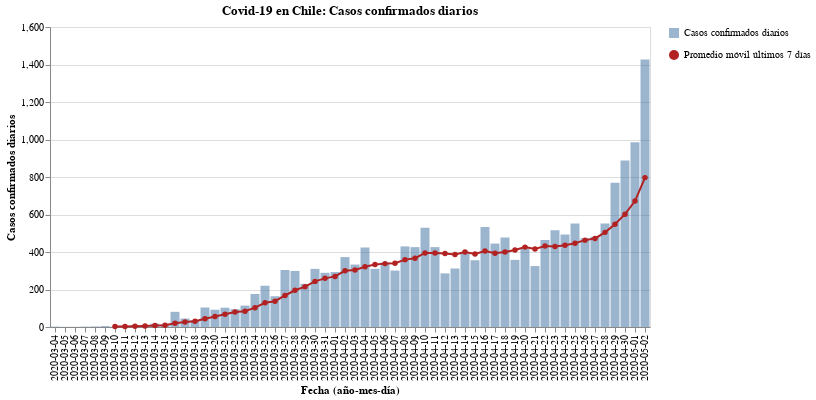

Notebook cell for this chart:
### Code cell
#hide_input
bars = alt.Chart(new_cases).mark_bar(opacity=0.7).encode(
    x = alt.X('Dates:N', axis=alt.Axis(title='Fecha (año-mes-día)')),
    y = alt.Y('New_cases:Q', axis=alt.Axis(title='Casos confirmados diarios')),
    tooltip = ['Dates', 'New_cases'],
    opacity=alt.Opacity('Casos confirmados diarios', legend=alt.Legend(title=""))
)

line = alt.Chart(new_cases).mark_line(point={
      "filled": True,
      "fill": "firebrick"
    }, color='firebrick').encode(
    x=alt.X('Dates:N', axis=alt.Axis(title='Fecha (año-mes-día)')),
    y = alt.Y('Rolling:Q'),
    shape=alt.Shape('Promedio móvil últimos 7 días', legend=alt.Legend(title=""))
)

(bars + line).properties(
    title='Covid-19 en Chile: Casos confirmados diarios',
    width=600
)

### Figure 1 — Vega-Lite specification as saved in the notebook (floating-point values rounded to 4 significant figures)
{"config": {"view": {"continuousWidth": 400, "continuousHeight": 300}}, "layer": [{"mark": {"type": "bar", "opacity": 0.7}, "encoding": {"opacity": {"type": "nominal", "field": "Casos confirmados diarios", "legend": {"title": ""}}, "tooltip": [{"type": "nominal", "field": "Dates"}, {"type": "quantitative", "field": "New_cases"}], "x": {"type": "nominal", "axis": {"title": "Fecha (año-mes-día)"}, "field": "Dates"}, "y": {"type": "quantitative", "axis": {"title": "Casos confirmados diarios"}, "field": "New_cases"}}}, {"mark": {"type": "line", "color": "firebrick", "point": {"filled": true, "fill": "firebrick"}}, "encoding": {"shape": {"type": "nominal", "field": "Promedio móvil últimos 7 días", "legend": {"title": ""}}, "x": {"type": "nominal", "axis": {"title": "Fecha (año-mes-día)"}, "field": "Dates"}, "y": {"type": "quantitative", "field": "Rolling"}}}], "data": {"name": "data-3ec377a0dccfce67f98383ecf58c442d"}, "title": "Covid-19 en Chile: Casos confirmados diarios", "width": 600, "$schema": "https://vega.github.io/schema/vega-lite/v4.8.1.json", "datasets": {"data-3ec377a0dccfce67f98383ecf58c442d": [{"Dates": "2020-03-04", "New_cases": 2, "Rolling": null, "Casos confirmados diarios": "Casos confirmados diarios", "Promedio móvil últimos 7 días": "Promedio móvil últimos 7 días"}, {"Dates": "2020-03-05", "New_cases": 1, "Rolling": null, "Casos confirmados diarios": "Casos confirmados diarios", "Promedio móvil últimos 7 días": "Promedio móvil últimos 7 días"}, {"Dates": "2020-03-06", "New_cases": 1, "Rolling": null, "Casos confirmados diarios": "Casos confirmados diarios", "Promedio móvil últimos 7 días": "Promedio móvil últimos 7 días"}, {"Dates": "2020-03-07", "New_cases": 2, "Rolling": null, "Casos confirmados diarios": "Casos confirmados diarios", "Promedio móvil últimos 7 días": "Promedio móvil últimos 7 días"}, {"Dates": "2020-03-08", "New_cases": 3, "Rolling": null, "Casos confirmados diarios": "Casos confirmados diarios", "Promedio móvil últimos 7 días": "Promedio móvil últimos 7 días"}, {"Dates": "2020-03-09", "New_cases": 5, "Rolling": null, "Casos confirmados diarios": "Casos confirmados diarios", "Promedio móvil últimos 7 días": "Promedio móvil últimos 7 días"}, {"Dates": "2020-03-10", "New_cases": 2, "Rolling": 2.286, "Casos confirmados diarios": "Casos confirmados diarios", "Promedio móvil últimos 7 días": "Promedio móvil últimos 7 días"}, {"Dates": "2020-03-11", "New_cases": 6, "Rolling": 2.857, "Casos confirmados diarios": "Casos confirmados diarios", "Promedio móvil últimos 7 días": "Promedio móvil últimos 7 días"}, {"Dates": "2020-03-12", "New_cases": 10, "Rolling": 4.143, "Casos confirmados diarios": "Casos confirmados diarios", "Promedio móvil últimos 7 días": "Promedio móvil últimos 7 días"}, {"Dates": "2020-03-13", "New_cases": 10, "Rolling": 5.429, "Casos confirmados diarios": "Casos confirmados diarios", "Promedio móvil últimos 7 días": "Promedio móvil últimos 7 días"}, {"Dates": "2020-03-14", "New_cases": 18, "Rolling": 7.714, "Casos confirmados diarios": "Casos confirmados diarios", "Promedio móvil últimos 7 días": "Promedio móvil últimos 7 días"}, {"Dates": "2020-03-15", "New_cases": 14, "Rolling": 9.286, "Casos confirmados diarios": "Casos confirmados diarios", "Promedio móvil últimos 7 días": "Promedio móvil últimos 7 días"}, {"Dates": "2020-03-16", "New_cases": 81, "Rolling": 20.14, "Casos confirmados diarios": "Casos confirmados diarios", "Promedio móvil últimos 7 días": "Promedio móvil últimos 7 días"}, {"Dates": "2020-03-17", "New_cases": 45, "Rolling": 26.29, "Casos confirmados diarios": "Casos confirmados diarios", "Promedio móvil últimos 7 días": "Promedio móvil últimos 7 días"}, {"Dates": "2020-03-18", "New_cases": 37, "Rolling": 30.71, "Casos confirmados diarios": "Casos confirmados diarios", "Promedio móvil últimos 7 días": "Promedio móvil últimos 7 días"}, {"Dates": "2020-03-19", "New_cases": 104, "Rolling": 44.14, "Casos confirmados diarios": "Casos confirmados diarios", "Promedio móvil últimos 7 días": "Promedio móvil últimos 7 días"}, {"Dates": "2020-03-20", "New_cases": 92, "Rolling": 55.86, "Casos confirmados diarios": "Casos confirmados diarios", "Promedio móvil últimos 7 días": "Promedio móvil últimos 7 días"}, {"Dates": "2020-03-21", "New_cases": 103, "Rolling": 68.0, "Casos confirmados diarios": "Casos confirmados diarios", "Promedio móvil últimos 7 días": "Promedio móvil últimos 7 días"}, {"Dates": "2020-03-22", "New_cases": 95, "Rolling": 79.57, "Casos confirmados diarios": "Casos confirmados diarios", "Promedio móvil últimos 7 días": "Promedio móvil últimos 7 días"}, {"Dates": "2020-03-23", "New_cases": 114, "Rolling": 84.29, "Casos confirmados diarios": "Casos confirmados diarios", "Promedio móvil últimos 7 días": "Promedio móvil últimos 7 días"}, {"Dates": "2020-03-24", "New_cases": 176, "Rolling": 103.0, "Casos confirmados diarios": "Casos confirmados diarios", "Promedio móvil últimos 7 días": "Promedio móvil últimos 7 días"}, {"Dates": "2020-03-25", "New_cases": 220, "Rolling": 129.1, "Casos confirmados diarios": "Casos confirmados diarios", "Promedio móvil últimos 7 días": "Promedio móvil últimos 7 días"}, {"Dates": "2020-03-26", "New_cases": 164, "Rolling": 137.7, "Casos confirmados diarios": "Casos confirmados diarios", "Promedio móvil últimos 7 días": "Promedio móvil últimos 7 días"}, {"Dates": "2020-03-27", "New_cases": 304, "Rolling": 168.0, "Casos confirmados diarios": "Casos confirmados diarios", "Promedio móvil últimos 7 días": "Promedio móvil últimos 7 días"}, {"Dates": "2020-03-28", "New_cases": 299, "Rolling": 196.0, "Casos confirmados diarios": "Casos confirmados diarios", "Promedio móvil últimos 7 días": "Promedio móvil últimos 7 días"}, {"Dates": "2020-03-29", "New_cases": 230, "Rolling": 215.3, "Casos confirmados diarios": "Casos confirmados diarios", "Promedio móvil últimos 7 días": "Promedio móvil últimos 7 días"}, {"Dates": "2020-03-30", "New_cases": 310, "Rolling": 243.3, "Casos confirmados diarios": "Casos confirmados diarios", "Promedio móvil últimos 7 días": "Promedio móvil últimos 7 días"}, {"Dates": "2020-03-31", "New_cases": 289, "Rolling": 259.4, "Casos confirmados diarios": "Casos confirmados diarios", "Promedio móvil últimos 7 días": "Promedio móvil últimos 7 días"}, {"Dates": "2020-04-01", "New_cases": 293, "Rolling": 269.9, "Casos confirmados diarios": "Casos confirmados diarios", "Promedio móvil últimos 7 días": "Promedio móvil últimos 7 días"}, {"Dates": "2020-04-02", "New_cases": 373, "Rolling": 299.7, "Casos confirmados diarios": "Casos confirmados diarios", "Promedio móvil últimos 7 días": "Promedio móvil últimos 7 días"}, {"Dates": "2020-04-03", "New_cases": 333, "Rolling": 303.9, "Casos confirmados diarios": "Casos confirmados diarios", "Promedio móvil últimos 7 días": "Promedio móvil últimos 7 días"}, {"Dates": "2020-04-04", "New_cases": 424, "Rolling": 321.7, "Casos confirmados diarios": "Casos confirmados diarios", "Promedio móvil últimos 7 días": "Promedio móvil últimos 7 días"}, {"Dates": "2020-04-05", "New_cases": 310, "Rolling": 333.1, "Casos confirmados diarios": "Casos confirmados diarios", "Promedio móvil últimos 7 días": "Promedio móvil últimos 7 días"}, {"Dates": "2020-04-06", "New_cases": 344, "Rolling": 338.0, "Casos confirmados diarios": "Casos confirmados diarios", "Promedio móvil últimos 7 días": "Promedio móvil últimos 7 días"}, {"Dates": "2020-04-07", "New_cases": 301, "Rolling": 339.7, "Casos confirmados diarios": "Casos confirmados diarios", "Promedio móvil últimos 7 días": "Promedio móvil últimos 7 días"}, {"Dates": "2020-04-08", "New_cases": 430, "Rolling": 359.3, "Casos confirmados diarios": "Casos confirmados diarios", "Promedio móvil últimos 7 días": "Promedio móvil últimos 7 días"}, {"Dates": "2020-04-09", "New_cases": 426, "Rolling": 366.9, "Casos confirmados diarios": "Casos confirmados diarios", "Promedio móvil últimos 7 días": "Promedio móvil últimos 7 días"}, {"Dates": "2020-04-10", "New_cases": 529, "Rolling": 394.9, "Casos confirmados diarios": "Casos confirmados diarios", "Promedio móvil últimos 7 días": "Promedio móvil últimos 7 días"}, {"Dates": "2020-04-11", "New_cases": 426, "Rolling": 395.1, "Casos confirmados diarios": "Casos confirmados diarios", "Promedio móvil últimos 7 días": "Promedio móvil últimos 7 días"}, {"Dates": "2020-04-12", "New_cases": 286, "Rolling": 391.7, "Casos confirmados diarios": "Casos confirmados diarios", "Promedio móvil últimos 7 días": "Promedio móvil últimos 7 días"}, {"Dates": "2020-04-13", "New_cases": 312, "Rolling": 387.1, "Casos confirmados diarios": "Casos confirmados diarios", "Promedio móvil últimos 7 días": "Promedio móvil últimos 7 días"}, {"Dates": "2020-04-14", "New_cases": 392, "Rolling": 400.1, "Casos confirmados diarios": "Casos confirmados diarios", "Promedio móvil últimos 7 días": "Promedio móvil últimos 7 días"}, {"Dates": "2020-04-15", "New_cases": 356, "Rolling": 389.6, "Casos confirmados diarios": "Casos confirmados diarios", "Promedio móvil últimos 7 días": "Promedio móvil últimos 7 días"}, {"Dates": "2020-04-16", "New_cases": 534, "Rolling": 405.0, "Casos confirmados diarios": "Casos confirmados diarios", "Promedio móvil últimos 7 días": "Promedio móvil últimos 7 días"}, {"Dates": "2020-04-17", "New_cases": 445, "Rolling": 393.0, "Casos confirmados diarios": "Casos confirmados diarios", "Promedio móvil últimos 7 días": "Promedio móvil últimos 7 días"}, {"Dates": "2020-04-18", "New_cases": 478, "Rolling": 400.4, "Casos confirmados diarios": "Casos confirmados diarios", "Promedio móvil últimos 7 días": "Promedio móvil últimos 7 días"}, {"Dates": "2020-04-19", "New_cases": 358, "Rolling": 410.7, "Casos confirmados diarios": "Casos confirmados diarios", "Promedio móvil últimos 7 días": "Promedio móvil últimos 7 días"}, {"Dates": "2020-04-20", "New_cases": 419, "Rolling": 426.0, "Casos confirmados diarios": "Casos confirmados diarios", "Promedio móvil últimos 7 días": "Promedio móvil últimos 7 días"}, {"Dates": "2020-04-21", "New_cases": 325, "Rolling": 416.4, "Casos confirmados diarios": "Casos confirmados diarios", "Promedio móvil últimos 7 días": "Promedio móvil últimos 7 días"}, {"Dates": "2020-04-22", "New_cases": 464, "Rolling": 431.9, "Casos confirmados diarios": "Casos confirmados diarios", "Promedio móvil últimos 7 días": "Promedio móvil últimos 7 días"}, {"Dates": "2020-04-23", "New_cases": 516, "Rolling": 429.3, "Casos confirmados diarios": "Casos confirmados diarios", "Promedio móvil últimos 7 días": "Promedio móvil últimos 7 días"}, {"Dates": "2020-04-24", "New_cases": 494, "Rolling": 436.3, "Casos confirmados diarios": "Casos confirmados diarios", "Promedio móvil últimos 7 días": "Promedio móvil últimos 7 días"}, {"Dates": "2020-04-25", "New_cases": 552, "Rolling": 446.9, "Casos confirmados diarios": "Casos confirmados diarios", "Promedio móvil últimos 7 días": "Promedio móvil últimos 7 días"}, {"Dates": "2020-04-26", "New_cases": 473, "Rolling": 463.3, "Casos confirmados diarios": "Casos confirmados diarios", "Promedio móvil últimos 7 días": "Promedio móvil últimos 7 días"}, {"Dates": "2020-04-27", "New_cases": 482, "Rolling": 472.3, "Casos confirmados diarios": "Casos confirmados diarios", "Promedio móvil últimos 7 días": "Promedio móvil últimos 7 días"}, {"Dates": "2020-04-28", "New_cases": 552, "Rolling": 504.7, "Casos confirmados diarios": "Casos confirmados diarios", "Promedio móvil últimos 7 días": "Promedio móvil últimos 7 días"}, {"Dates": "2020-04-29", "New_cases": 770, "Rolling": 548.4, "Casos confirmados diarios": "Casos confirmados diarios", "Promedio móvil últimos 7 días": "Promedio móvil últimos 7 días"}, {"Dates": "2020-04-30", "New_cases": 888, "Rolling": 601.6, "Casos confirmados diarios": "Casos confirmados diarios", "Promedio móvil últimos 7 días": "Promedio móvil últimos 7 días"}, {"Dates": "2020-05-01", "New_cases": 985, "Rolling": 671.7, "Casos confirmados diarios": "Casos confirmados diarios", "Promedio móvil últimos 7 días": "Promedio móvil últimos 7 días"}, {"Dates": "2020-05-02", "New_cases": 1427, "Rolling": 796.7, "Casos confirmados diarios": "Casos confirmados diarios", "Promedio móvil últimos 7 días": "Promedio móvil últimos 7 días"}]}}
